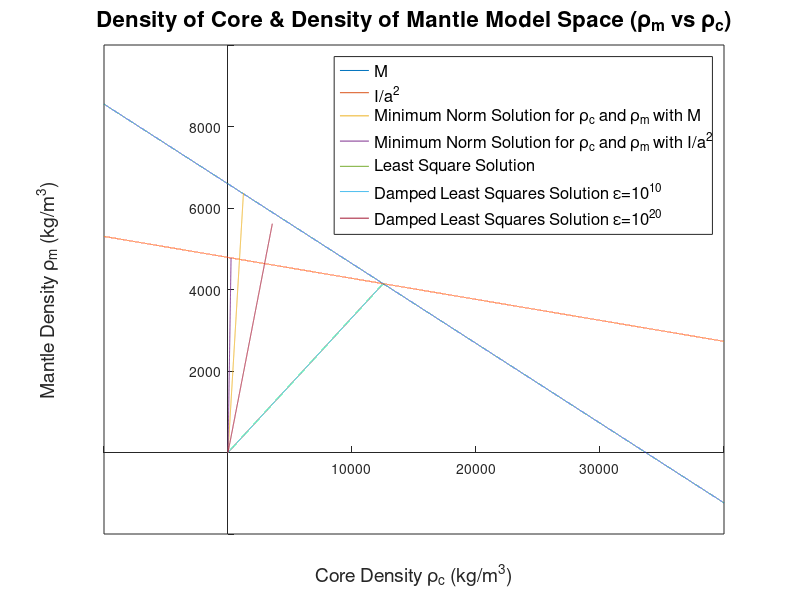
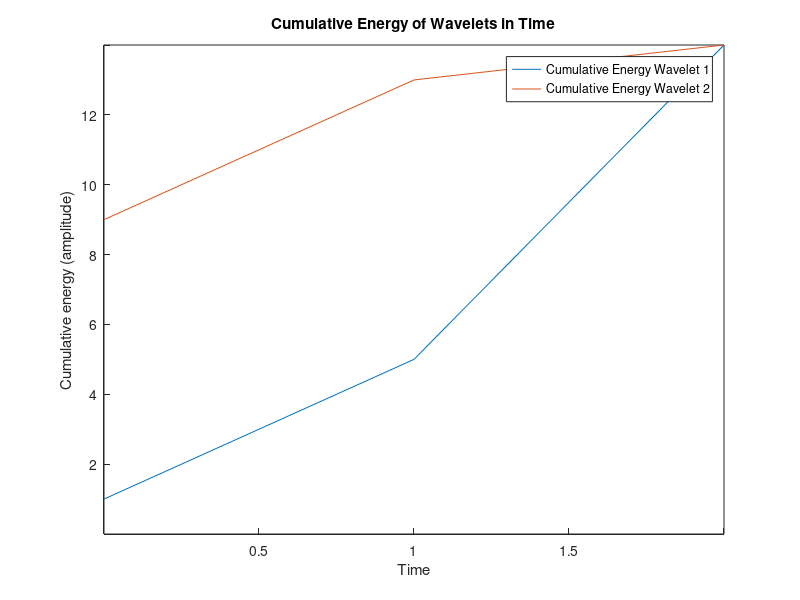

These charts were generated, in order, by the following MATLAB code:
%% 2.a)-d) Generating plots for M and I/a^2
close all;
clc; clear all;

% Defining variables
c=3485000; % radius of core
a=6371000; % radius of Earth
M=5.972*10^24; % mass of the Earth
% I=(2/5)*M*(a^2); % moment of inertia of a Sphere (too approximate)
I=8.008*10^37; % Courtesy of Lambeck (1980) The Earth's Variable Rotation (book)

%Plotting the model space for M 

%pm=0:
pc=3*(M)/(4*pi*c^3);

%pc=0:
pm=3*(M)/(4*pi*((a^3)-(c^3)));

m1=pm/(-1*pc); % calculating the slope for the line
pcx=[-10000:1:40000]; 
pmplot=m1*(pcx)+pm; % y=mx + b straight line formula
    
figure;
plot(pcx,pmplot); % plot the straight line (model space of pm vs pc)
xlabel('Core Density \rho_c (kg/m^3)','FontSize',14);
ylabel('Mantle Density \rho_m (kg/m^3)','FontSize',14);
set(gca,'XAxisLocation','origin','YAxisLocation','origin');
title('Density of Core & Density of Mantle Model Space (\rho_m vs \rho_c)','FontSize',16);
hold on; 

%%Plotting the model space for I/a^2

%when pm=0;
pc2=(15*I)/(8*pi*(c^5));

%when pc=0;
pm2=(15*I)/(8*pi*((a^5)-(c^5)));

m2=pm2/(-1*pc2); % calculating the slope for the line
pmplot2=m2*(pcx)+pm2; % y=mx + b straight line formula
plot(pcx,pmplot2); % plot the straight line (model space of pm vs pc)
hold on;

% 2. b) Generating solutions for pc and pm minimum norm appraoch

% Calculating and plotting result of finding pc and pm using mass of the Earth (M)
G1=[(4/3)*pi*c^3 (4/3)*pi*((a^3)-(c^3))];
pcpm1=(G1')*inv((G1)*(G1'))*M
pcx2=[0:1:1246]; 
m3=pcpm1(2)/(pcpm1(1));
q1=m3*(pcx2);
plot(pcx2,q1);
hold on;

% Calculating and plotting result of finding pc and pm using Inertia (I)
G2=(4*pi/3)*[(2*c^5)/(5*a^2) (2/5)*((a^3)-((c^5)/(a^2)))];
pcpm2=(G2')*inv((G2)*(G2'))*I/(a^2)
pcx3=[0:1:246]; 
m4=pcpm2(2)/pcpm2(1);
q2=m4*(pcx3);
plot(pcx3,q2);
hold on;

% 2. c) Calculting least squares solution for the combined problem (using
% both M and I/a^2)

d=[M; (I/(a^2))];
G3=[G1; G2];
pcpm3=inv((G3')*G3)*(G3')*d
pcx4=[0:1:12512]; 
m5=pcpm3(2)/pcpm3(1);
q3=m5*(pcx4);
plot(pcx4,q3);
hold on;

% 2. d) % damped least squares with white noise
epsilon1=[10^10 0;0 10^10]
pcpm4=(inv(G3'*G3+(epsilon1.^2)))*(G3')*d
pcx5=[0:1:12512]; 
m6=pcpm4(2)/pcpm4(1);
q4=m6*(pcx4);
plot(pcx5,q4);
hold on;

epsilon2=[10^20 0;0 10^20]
pcpm5=(inv(G3'*G3+(epsilon2.^2)))*(G3')*d
pcx6=[0:1:3575]; 
m7=pcpm5(2)/pcpm5(1);
q5=m7*(pcx6);
plot(pcx6,q5);
legend=legend('M','I/a^2','Minimum Norm Solution for \rho_c and \rho_m with M','Minimum Norm Solution for \rho_c and \rho_m with I/a^2','Least Square Solution', 'Damped Least Squares Solution \epsilon=10^1^0','Damped Least Squares Solution \epsilon=10^2^0');
set(legend,'Fontsize',12')

%% 3. a) Writing out G, d, G', G'G, and GG'
close all; clear all; clc;
G=[1 1 0; 0 0 1/2; 0 0 -1]
d=[1;2;1]
G'
A=G'*G % defining A as the transpose of G times G
B=G*G' % defining B as G times the transpose of G

%% 3. b) Invertibility of G'G and GG'
detA=det(A) % taking the determinant of A
detB=det(B) % taking the determinant of B

%% 3. c) Solving for unknown parameters m with the method of damped least squares

ep1=0.01 % defining epsilon 1
ep2=0.1 % defining epsilon 2
q1=[ep1^2 0 0;0 ep1^2 0; 0 0 ep1^2] % epsilon squared times the identity matrix
q2=[ep2^2 0 0;0 ep2^2 0; 0 0 ep2^2] % epsilon squared times the identity matrix

% method of damped least squares
m1=(inv(A+q1))*(G')*d % solving for unknown parameters m with epsilon=0.01
m2=(inv(A+q2))*(G')*d % solving for unknown parameters m with epsilon=0.1

%% 4. a) Cumulative energy of wavelets plots

%cumulative energy wavelets
w1=[1^2 (1^2)+((-2)^2) (1^2)+((-2)^2)+3^2]
w2=[3^2 (3^2)+((-2)^2) (3^2)+((-2)^2)+1^2]
t=[0:1:2]
figure;
plot(t,w1,t,w2)
title('Cumulative Energy of Wavelets in Time')
set(gca,'XAxisLocation','origin','YAxisLocation','origin');
legend('Cumulative Energy Wavelet 1','Cumulative Energy Wavelet 2')
xlabel('Time')
ylabel('Cumulative energy (amplitude)')

%% 4. b) calculating three-element wiener inverse filters

G1=[1 0 0;-2 1 0;3 -2 1;0 3 -2; 0 0 3] % defining the matrix G1 for wavelet 1
G2=[3 0 0;-2 3 0;1 -2 3;0 1 -2; 0 0 1] % defining the matrix G2 for wavelet 2

d1=[1;0;0;0;0] % defining desired output d1
d2=[0;1;0;0;0] % defining desired output d2

% calculting a filter using a least squares solution for wavelet 1 with both d1 and d2
f1= (inv(G1'*G1))*(G1'*d1)
f2= (inv(G1'*G1))*(G1'*d2)

% calculating a filter using a least squares solution for wavelet 2 with
% both d1 and d2
f3= (inv(G2'*G2))*(G2'*d1)
f4= (inv(G2'*G2))*(G2'*d2) 

%% 4. c) Apply inverse operators from (b) to wavelet 1 and wavelet 2

% applying the filters to the G1 matrix for wavelet 1, trying to get back
% desired outputs d1 and d2
r1= G1*f1 % desired output is d1
r2= G1*f2 % desired output is d2

% applying the filters to the G2 matrix for wavelet 1, trying to get back
% desired output d2
r3=G2*f3 % desired output is d1
r4=G2*f4 % desired output is d2

%% 4. d) damped least squares solutions (adding white noise)

ep1=0.01; % defining epsilon 1
ep2=0.1; % defining epsilon 2
q1=[ep1^2 0 0;0 ep1^2 0; 0 0 ep1^2;]; % epsilon squared times the identity matrix
q2=[ep2^2 0 0;0 ep2^2 0; 0 0 ep2^2]; % epsilon squared times the identity matrix

% calculting filters using a damped least squares solution for wavelet 1
% with white noise
b1= (inv(G1'*G1+q1))*(G1'*d1) % epsilon=0.01 with d1=[1;0;0;0;0];
b2= (inv(G1'*G1+q2))*(G1'*d1) % epsilon=0.1 with d1=[1;0;0;0;0];
b3= (inv(G1'*G1+q1))*(G1'*d2) % epsilon=0.01 with d2=[0;1;0;0;0];
b4= (inv(G1'*G1+q2))*(G1'*d2) % epsilon=0.1 with d2=[0;1;0;0;0];

% calculating filters using a damped least squares solution for wavelet 2
% with white noise
b5= (inv(G2'*G2+q1))*(G2'*d1) % epsilon=0.01 with d1=[1;0;0;0;0];
b6= (inv(G2'*G2+q2))*(G2'*d1) % epsilon=0.1 with d1=[1;0;0;0;0];
b7= (inv(G2'*G2+q1))*(G2'*d2) % epsilon=0.01 with d2=[0;1;0;0;0];
b8= (inv(G2'*G2+q2))*(G2'*d2) % epsilon=0.1 with d2=[0;1;0;0;0];

% applying the new filters (with noise) to the original wavelets

% applying filters to wavelet 1
des1=G1*b1 % Aiming to get d1=[1;0;0;0;0]
des2=G1*b2 % Aiming to get d1=[1;0;0;0;0]
des3=G1*b3 % Aiming to get d2=[0;1;0;0;0]
des4=G1*b4 % Aiming to get d2=[0;1;0;0;0]

% applying filters to wavelet 2
des5=G2*b5 % Aiming to get d1=[1;0;0;0;0]
des6=G2*b6 % Aiming to get d1=[1;0;0;0;0]
des7=G2*b7 % Aiming to get d2=[0;1;0;0;0]
des8=G2*b8 % Aiming to get d2=[0;1;0;0;0]

%% 4. e) Comment on the effectiveness of the filters as applied to the wavelets


% For wavelet 1 (as defined by matrix G1 in 4.b), the filters are not
% effective, because the wavelet is not minimum phase! The spiking
% deconvolution method that was used assumes a minimum phase wavelet, and
% because the wavelet is not minimum phase, the filter does not produce the desired outputs. None of the results
% of convolving the filter with the wavelet were close to the desired outputs when the 
% first wavelet (G1) was used. The outputs were never close to
% d1=[1;0;0;0;0] or d2=[0;1;0;0;0]. 

% However, wavelet 2 (G2) is minimum phase. The filters produced very good
% results, coming close to d1=[1;0;0;0;0] and d2=[0;1;0;0;0] (eg. des8). We would expect this for spiking deconvolution, as we assume a minimum phase wavelet.


